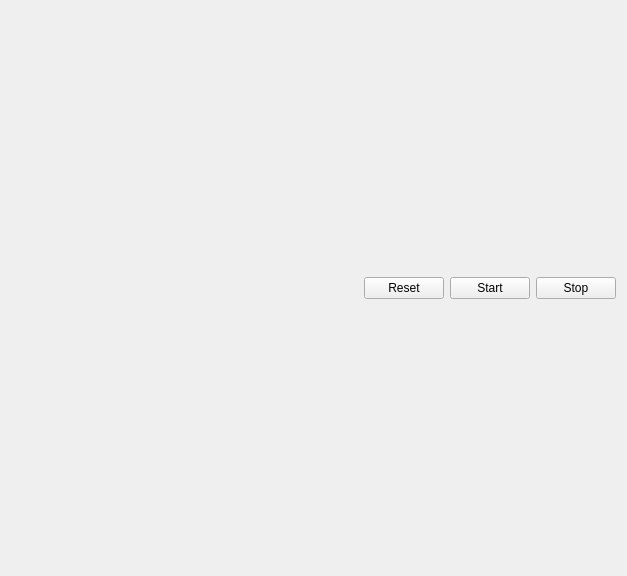
<?xml version="1.0" encoding="UTF-8"?>
<ui version="4.0">
 <class>Form</class>
 <widget class="QWidget" name="Form">
  <property name="geometry">
   <rect>
    <x>0</x>
    <y>0</y>
    <width>627</width>
    <height>576</height>
   </rect>
  </property>
  <property name="windowTitle">
   <string>Form</string>
  </property>
  <layout class="QGridLayout" name="gridLayout">
   <item row="0" column="0">
    <layout class="QHBoxLayout" name="horizontalLayout_2">
     <item>
      <spacer name="horizontalSpacer">
       <property name="orientation">
        <enum>Qt::Horizontal</enum>
       </property>
       <property name="sizeHint" stdset="0">
        <size>
         <width>40</width>
         <height>20</height>
        </size>
       </property>
      </spacer>
     </item>
     <item>
      <widget class="QPushButton" name="buttonReset">
       <property name="text">
        <string>Reset</string>
       </property>
      </widget>
     </item>
     <item>
      <widget class="QPushButton" name="buttonStart">
       <property name="text">
        <string>Start</string>
       </property>
      </widget>
     </item>
     <item>
      <widget class="QPushButton" name="buttonStop">
       <property name="text">
        <string>Stop</string>
       </property>
      </widget>
     </item>
    </layout>
   </item>
   <item row="1" column="0">
    <layout class="QGridLayout" name="layoutPlotWidget"/>
   </item>
  </layout>
 </widget>
 <resources/>
 <connections/>
</ui>
